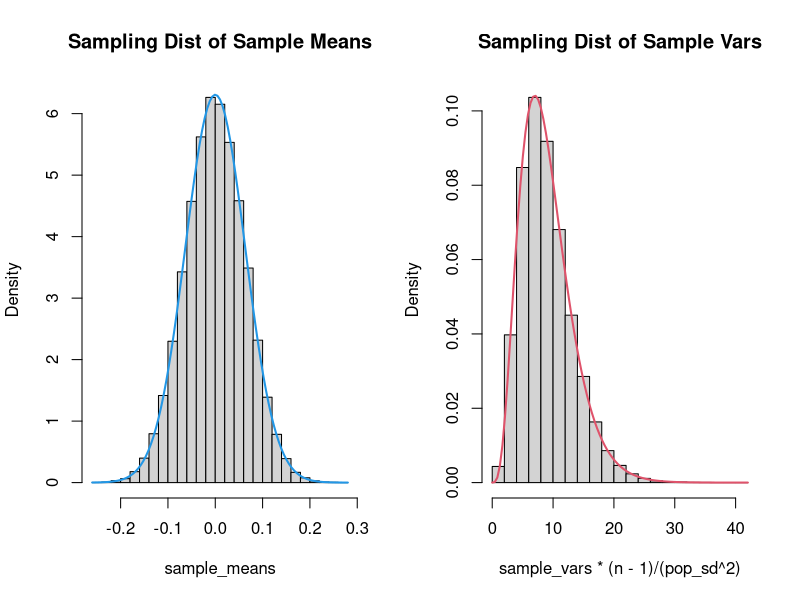
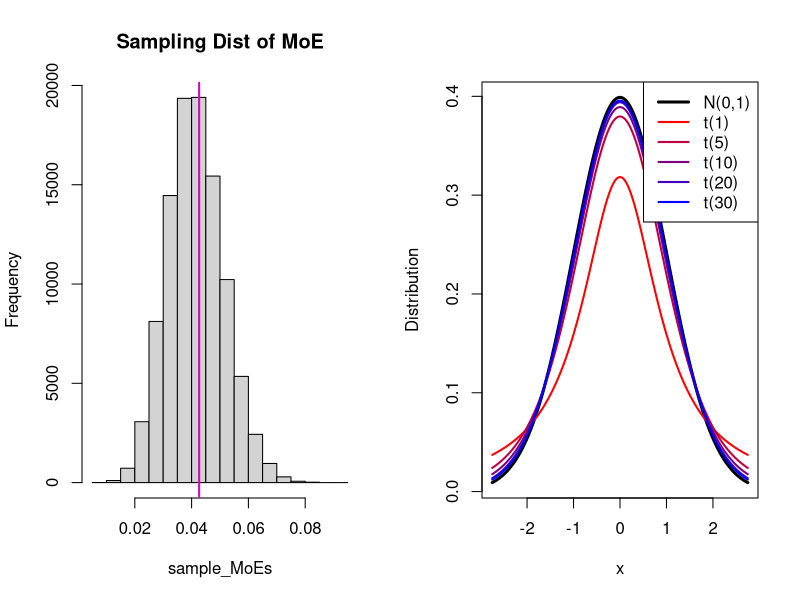
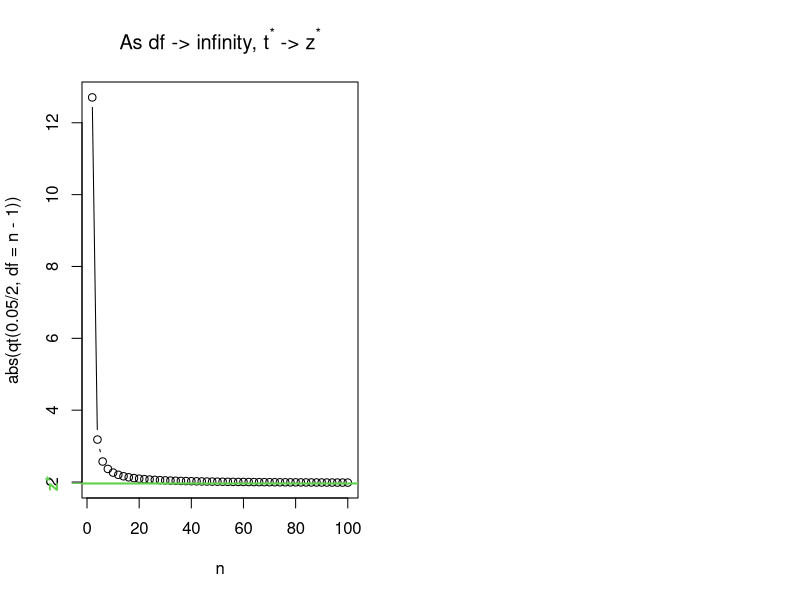

Here is the R script that generated these plots, in order:
## ---- chunk 1
knitr::opts_chunk$set(echo = TRUE)
set.seed(2112)
## ---- chunk 2
z_star <- abs(qnorm(0.05/2))
lower_bound <- 7.28 - z_star*1.24/sqrt(15)
upper_bound <- 7.28 + z_star*1.24/sqrt(15)
c(lower_bound, upper_bound)
## ---- chunk 3
7.28 + c(-1, 1)*z_star*1.24/sqrt(15)
## ---- chunk 4
## Set up empty vectors, to be filled with TRUE or FALSE
## if the population mean is in the interval
sigma_does <- c() # CI based on sigma does contain mu
s_does <- c() # CI based on s does contain mu

pop_sd <- 1
pop_mean <- 0
n <- 15 # sample size

z_star <- abs(qnorm(0.05 / 2))

## You aren't expected to understand "for" loops, but
## you need to be able to find CIs
for (i in 1:100000) { # repeat this code a bunch of times
    new_sample <- rnorm(n = n, mean = pop_mean, sd = pop_sd)
    xbar <- mean(new_sample)
    samp_sd <- sd(new_sample)

    CI_sigma <- xbar + c(-1, 1) * z_star * pop_sd / sqrt(n)
    CI_s <- xbar + c(-1, 1) * z_star * samp_sd / sqrt(n)
    # Do they contain the population mean?
    # in other words, is the lower bound less than pop_mean
    # *and* is the upper bound larger than pop_mean?
    # (Not testable)
    sigma_does[i] <- (CI_sigma[1] < pop_mean) & (CI_sigma[2] > pop_mean)
    s_does[i] <- (CI_s[1] < pop_mean) & (CI_s[2] > pop_mean)
}

## The mean of a bunch of TRUEs and FALSEs is
## the proportion of TRUEs (TRUE == 1, FALSE == 0)
mean(sigma_does)
mean(s_does)
## ---- chunk 5
n <- 10
pop_mean <- 0
pop_sd <- 0.2
sample_means <- c()
sample_vars <- c()

for (i in 1:100000) {
    new_sample <- rnorm(n = n, mean = pop_mean, sd = pop_sd)
    sample_means[i] <- mean(new_sample)
    sample_vars[i] <- var(new_sample)
}

par(mfrow = c(1, 2))
hist(sample_means, breaks = 25, freq = FALSE,
    main = "Sampling Dist of Sample Means")
curve(dnorm(x, pop_mean, pop_sd / sqrt(n)), add = TRUE,
    col = 4, lwd = 2)
## (n-1)s^2/sigma^2 follows a chi-square distribution on
## n-1 degrees of freedom. If you understand this, you are
## far too qualified to be taking this course. This fact
## is outside the scope of the course.
hist(sample_vars * (n - 1) / (pop_sd^2), breaks = 25, freq = FALSE,
    main = "Sampling Dist of Sample Vars")
curve(dchisq(x, n - 1), add = TRUE, col = 2, lwd = 2)
## ---- chunk 6
n <- 10
pop_mean <- 0
pop_sd <- 0.2
sample_MoEs <- c()
z_star <- abs(qnorm(0.5/2))

for(i in 1:100000){
    new_sample <- rnorm(n=n, mean=pop_mean, sd=pop_sd)
    sample_MoEs[i] <- z_star*sd(new_sample)/sqrt(n)
}

hist(sample_MoEs, breaks = 25,
    main = "Sampling Dist of MoE")
abline(v = z_star*pop_sd/sqrt(n), col = 6, lwd = 2)
## ---- chunk 7
c("MoE (sigma)" = z_star*pop_sd/sqrt(n),
    "Average MoE (s)" = mean(sample_MoEs))
c("MoE (sigma)" = z_star*pop_sd/sqrt(n),
    "Median MoE (s)" = median(sample_MoEs))
## ---- chunk 8
xseq <- seq(-2.75, 2.75, length.out = 300)
nseq <- dnorm(xseq)
t1seq <- dt(xseq, 1)
t5seq <- dt(xseq, 5)
t10seq <- dt(xseq, 10)
t20seq <- dt(xseq, 20)
t30seq <- dt(xseq, 30)

colseq <- colorRampPalette(c("red", "blue"))(5)

plot(xseq, nseq, xlab = "x", ylab = "Distribution", type = "l", lwd = 3)
lines(xseq, t1seq, col = colseq[1], lwd = 2)
lines(xseq, t5seq, col = colseq[2], lwd = 2)
lines(xseq, t10seq, col = colseq[3], lwd = 2)
lines(xseq, t20seq, col = colseq[4], lwd = 2)
lines(xseq, t30seq, col = colseq[5], lwd = 2)
legend("topright",
    legend = c("N(0,1)", "t(1)", "t(5)", "t(10)", "t(20)", "t(30)"),
    col = c(1, colseq), lwd = c(2,1,1,1,1,1)+1)
## ---- chunk 9
abs(qnorm(0.05/2)) # z^*
abs(qt(0.05/2, df = 15 - 1)) # t^* n = 15
abs(qt(0.05/2, df = 30 - 1)) # n = 30
abs(qt(0.05/2, df = 50 - 1)) # n = 30
## ---- chunk 10
n_seq <- seq(2, 100, by = 2)
t_seq <- abs(qt(0.05/2, df = n_seq-1))
plot(n_seq, t_seq, type = "b",
    ylab = "abs(qt(0.05/2, df = n - 1))",
    xlab = "n",
    # the code for the title is not important.
    main = bquote("As df -> infinity, t"^"*"*" -> z"^"*"))
abline(h = abs(qnorm(0.05/2)), col = 3, lwd = 2)
## this code just puts a label on the axis - not important
axis(2, abs(qnorm(0.05/2)), "z*", col = 3, font = 2, col.axis = 3)
## ---- chunk 11
## Set up empty vectors, to be filled with TRUE or FALSE
## if the population mean is in the interval
sigma_does <- c() # CI based on sigma does contain mu
s_does <- c() # CI based on s does contain mu

pop_sd <- 1
pop_mean <- 0
n <- 15 # sample size

z_star <- abs(qnorm(0.05/2))
t_star <- abs(qt(0.05/2, n - 1)) # NEW

## You aren't expected to understand "for" loops, but
## you need to be able to find CIs
for(i in 1:100000){ # repeat this code a bunch of times
    new_sample <- rnorm(n = n, mean = pop_mean, sd = pop_sd)
    xbar <- mean(new_sample)
    samp_sd <- sd(new_sample)

    CI_sigma <- xbar + c(-1, 1)*z_star*pop_sd/sqrt(n)
    CI_s <- xbar + c(-1, 1)*t_star*samp_sd/sqrt(n) # NEW
    # Do they contain the population mean?
    # in other words, is the lower bound less than pop_mean
    # *and* is the upper bound larger than pop_mean?
    # (Not testable)
    sigma_does[i] <- (CI_sigma[1] < pop_mean) & (CI_sigma[2] > pop_mean)
    s_does[i] <- (CI_s[1] < pop_mean) & (CI_s[2] > pop_mean)
}

## The mean of a bunch of TRUEs and FALSEs is
## the proportion of TRUEs (TRUE == 1, FALSE == 0)
mean(sigma_does)
mean(s_does)
## ---- chunk 12
0.4 + c(-1, 1)*abs(qnorm(0.08/2)) * 0.01/sqrt(100)
## ---- chunk 13
0.4 + c(-1, 1)*abs(qt(0.08/2, df = 100-1)) * 0.01/sqrt(100)
